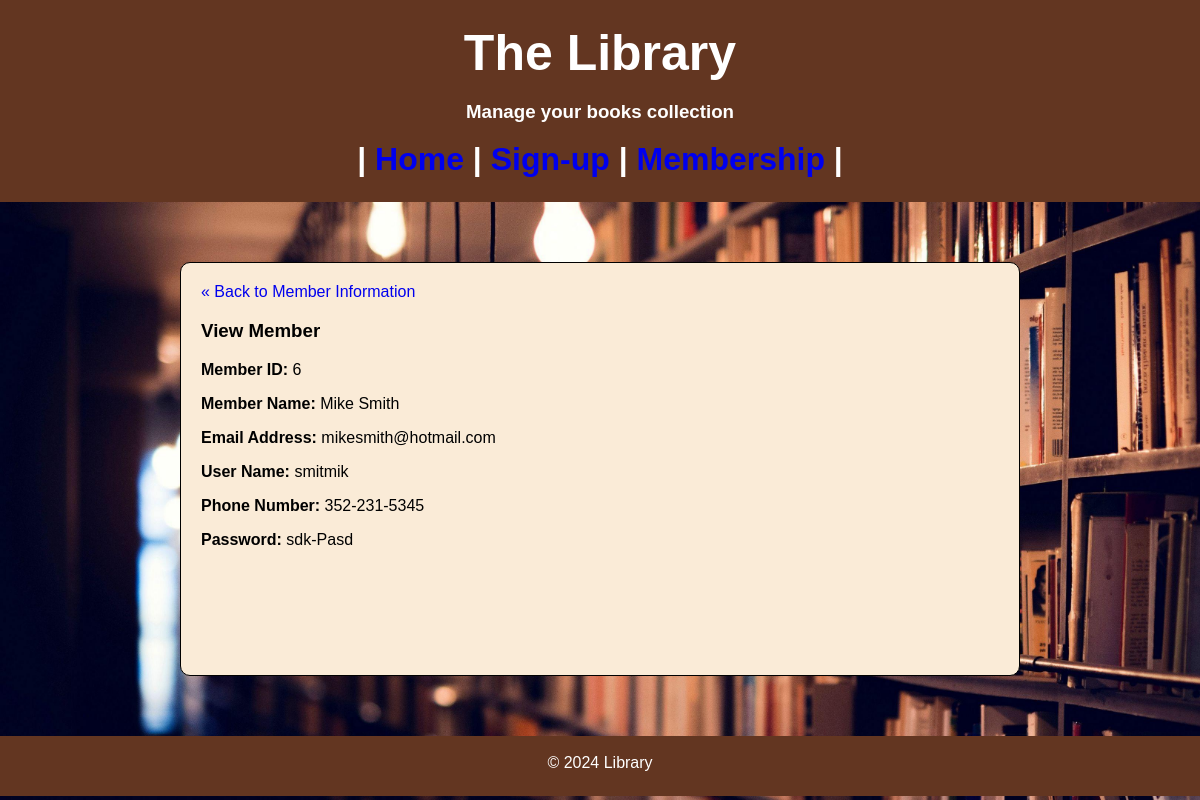
The page /Assignment2/Server/show.php?id=6 on the database its author committed.
### tables this page shows
CREATE TABLE `membership` (
  `id` int(11) NOT NULL,
  `first_name` varchar(100) NOT NULL,
  `last_name` varchar(255) NOT NULL,
  `email_address` varchar(100) NOT NULL,
  `user_name` varchar(25) NOT NULL,
  `phone_number` varchar(20) NOT NULL,
  `password` varchar(100) NOT NULL
);

### Assignment2/Server/show.php (the view, shortened to what this page needs)
<!DOCTYPE html>
<html lang="en">
<head>
  <link rel="stylesheet" href= "<?php echo "../CSS/sign.css"; ?>">
</head>
  <?php
    include "../Server/header.php" ;
    $db = db_connect();
    $id = $_GET['id'] ;
    $sql = "SELECT * FROM membership WHERE id = '$id' ";
    $result_set = mysqli_query($db, $sql);
    $result = mysqli_fetch_assoc($result_set);
  ?>
  <main id="main-mem">
    <div id="content">
      <a class="back-link"  href="membership.php">&laquo; Back to Member Information</a>
      <div class="page show">
      <h3>View Member</h3>
        <div class="attributes">
          <dl>
              <dt><strong>Member ID: </strong><?php echo $result['id']; ?></dt>
          </dl>
          <dl>
            <dt><strong>Member Name: </strong><?php echo $result['first_name']; ?>  <?php echo $result['last_name']; ?> </dt>
          </dl>
          <dl>
            <dt><strong>Email Address: </strong><?php echo $result['email_address']; ?></dt>
          </dl>
          <dl>
            <dt><strong>User Name: </strong><?php echo $result['user_name']; ?></dt>
          </dl>
          <dl>
            <dt><strong>Phone Number: </strong></strong><?php echo $result['phone_number']; ?></dt>
          </dl>
          <dl>
            <dt><strong>Password: </strong><?php echo $result['password']; ?></dt>
          </dl>
        </div>
      </div>
    </div>
  <br>
  <br>
  <br>
  <br>
  <br>
  </main>
  <?php
    include ("footer.php");
  ?>

### Assignment2/CSS/sign.css (style rules this page uses)
body, h1, h2, p { margin: 0; padding: 0; }
* { font-family: 'Arial', sans-serif; text-decoration: none; box-sizing: border-box; }
html, body { height:100%; margin: 0; padding: 0; }
body { background-image: url(/Assignment2/BooksPhotos/Background/books.jpg); background-size: cover; }
#main-mem { background-color: antiquewhite; max-width: 70%; border: 1px solid; border-radius: 10px; margin: 5% auto; font-size: 1em; padding: 20px; box-sizing: border-box; }

### rows shown on the page
membership: id "6", first_name "Mike", last_name "Smith", email_address "mikesmith@hotmail.com", user_name "smitmik", phone_number "352-231-5345", password "sdk-Pasd"
